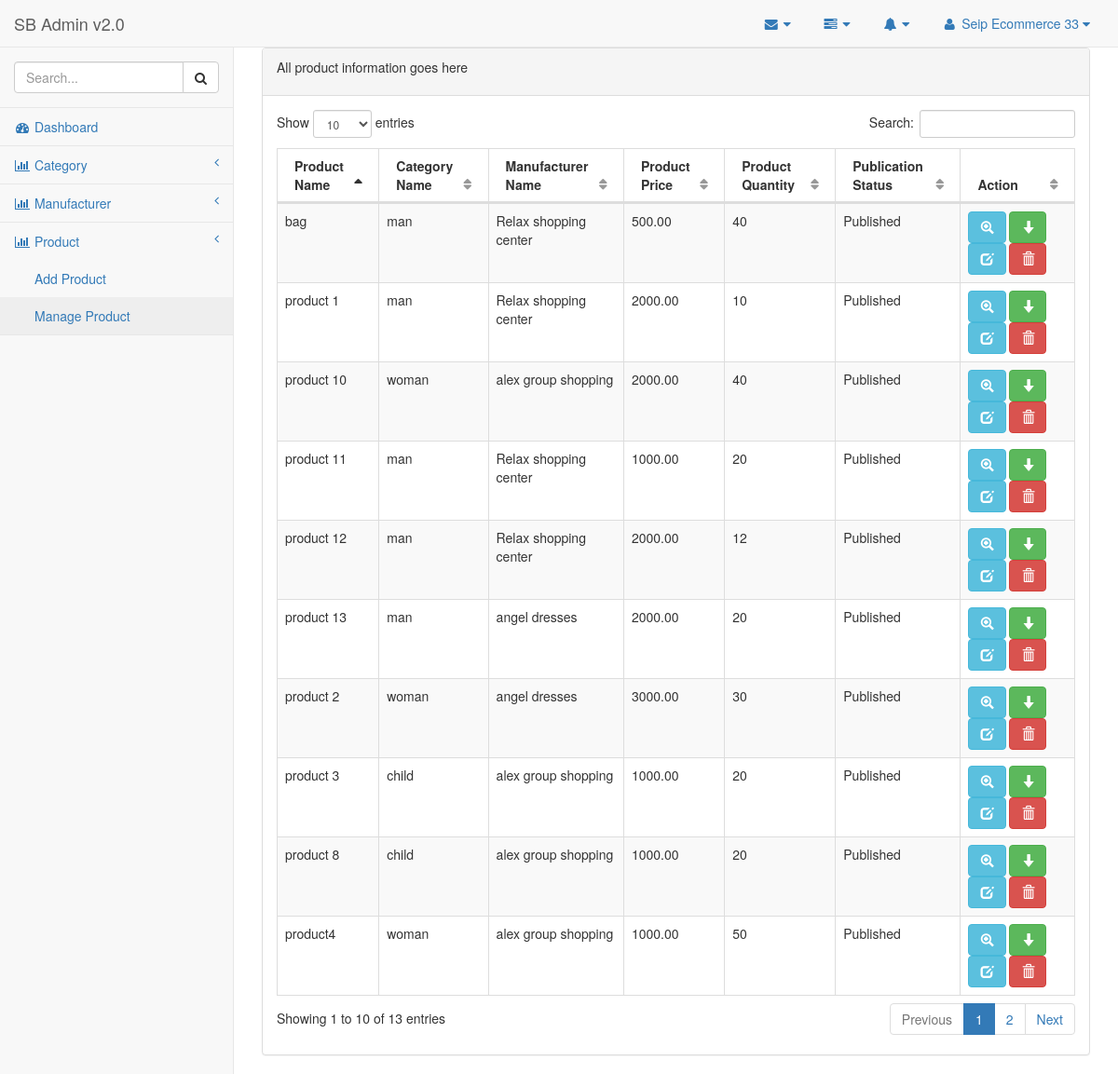
Screenshot of /admin/manage_product.php (signed in) with the database file from the repository.
### tables this page shows
CREATE TABLE `tbl_product` (
  `product_id` int(11) NOT NULL,
  `product_name` varchar(100) NOT NULL,
  `category_id` int(3) NOT NULL,
  `manufacturer_id` int(3) NOT NULL,
  `product_price` float(10,2) NOT NULL,
  `product_quantity` int(5) NOT NULL,
  `product_short_description` text NOT NULL,
  `product_long_description` text NOT NULL,
  `product_image` text NOT NULL,
  `publication_status` tinyint(1) NOT NULL
);

CREATE TABLE `tbl_category` (
  `category_id` int(3) NOT NULL,
  `category_name` varchar(100) NOT NULL,
  `category_description` text NOT NULL,
  `publication_status` tinyint(1) NOT NULL
);

CREATE TABLE `tbl_manufacturer` (
  `manufacturer_id` int(3) NOT NULL,
  `manufacturer_name` varchar(255) NOT NULL,
  `manufacturer_description` text NOT NULL,
  `publication_status` tinyint(1) NOT NULL
);

### admin/manage_product.php (called while the page is built, shortened)
<?php
include './admin_master.php';

### classes/db_connect.php (called while the page is built, shortened)
<?php
class Db_Connect {
    protected function database_connection() {
        $host_name='localhost';
        $user_name='root';
        $password='';
        $db_name='db_dresses_shopping';
        $connection=mysqli_connect($host_name, $user_name, $password, $db_name);
        return $connection;
    }
}

### classes/product.php (called while the page is built, shortened)
<?php
require_once 'db_connect.php';
class product extends Db_Connect {
    protected $link;
    public function __construct() {
        $this->link = $this->database_connection();
    }
    public function select_all_product_info() {
        $sql = "SELECT p.product_id, p.product_name, p.product_price, p.product_quantity, p.publication_status, c.category_name, m.manufacturer_name FROM tbl_product as p, tbl_category as c, tbl_manufacturer as m WHERE p.category_id = c.category_id AND p.manufacturer_id = m.manufacturer_id";
        if (mysqli_query($this->link, $sql)) {
            $query_result = mysqli_query($this->link, $sql);
            return $query_result;
        } else {
            die('Query problem' . mysqli_error($this->link));
        }
    }
}

### admin/pages/manage_product_content.php (the view, shortened to what this page needs)
<?php
$query_result = $obj_product->select_all_product_info();
?>
<div class="row">
    <div class="col-lg-12">
        <div class="panel panel-default">
            <div class="panel-heading">
                All product information goes here
            </div>
            <div class="panel-body">
                <table width="100%" class="table table-striped table-bordered table-hover" id="dataTables-example">
                    <thead>
                        <tr>
                            <th>Product Name</th>
                            <th>Category Name</th>
                            <th>Manufacturer Name</th>
                            <th>Product Price</th>
                            <th>Product Quantity</th>
                            <th>Publication Status</th>
                            <th>Action</th>
                        </tr>
                    </thead>
                    <tbody>
                        <?php while ($product_info = mysqli_fetch_assoc($query_result)) { ?>
                            <tr class="odd gradeX">
                                <td><?php echo $product_info['product_name']; ?></td>
                                <td><?php echo $product_info['category_name']; ?></td>
                                <td><?php echo $product_info['manufacturer_name']; ?></td>
                                <td><?php echo $product_info['product_price']; ?></td>
                                <td><?php echo $product_info['product_quantity']; ?></td>
                                <td><?php
                                    if ($product_info['publication_status'] == 1) {
                                        echo 'Published';
                                    } else {
                                        echo "Unpublished";
                                    }
                                    ?></td>
                                <td class="center">
                                    <a href="view_product.php?id=<?php echo $product_info['product_id']; ?>" class="btn btn-info" title="View">
                                        <span class="glyphicon glyphicon-zoom-in"></span>
                                    </a>
                                    <?php if ($product_info['publication_status'] == 1) { ?>
                                        <a href="?status=unpublished&id=<?php echo $product_info['product_id']; ?>" class="btn btn-success" title="Unpublished">
                                            <span class="glyphicon glyphicon-arrow-down"></span>
                                        </a>
                                    <?php } else { ?>
                                        <a href="?status=published&id=<?php echo $product_info['product_id']; ?>" class="btn btn-danger" title="Published">
                                            <span class="glyphicon glyphicon-arrow-up"></span>
                                        </a>
                                    <?php } ?>
                                    <a href="edit_product.php?id=<?php echo $product_info['product_id']; ?>" class="btn btn-info" title="Edit">
                                        <span class="glyphicon glyphicon-edit"></span>
                                    </a>
                                    <a href="?status=delete&id=<?php echo $product_info['product_id']; ?>" class="btn btn-danger" title="Delete" onclick="return check_delete_status();">
                                        <span class="glyphicon glyphicon-trash"></span>
                                    </a>
                                </td>
                            </tr>
                        <?php } ?>
                    </tbody>
                </table>
            </div>
        </div>
    </div>
</div>

### rows the page displays
tbl_product: product_name "product 1", category.category_name "man", manufacturer.manufacturer_name "Relax shopping center", product_price "2000.00", product_quantity "10", publication_status "Published"
tbl_product: product_name "product 2", category.category_name "woman", manufacturer.manufacturer_name "angel dresses", product_price "3000.00", product_quantity "30", publication_status "Published"
tbl_product: product_name "product 3", category.category_name "child", manufacturer.manufacturer_name "alex group shopping", product_price "1000.00", product_quantity "20", publication_status "Published"
tbl_product: product_name "product4", category.category_name "woman", manufacturer.manufacturer_name "alex group shopping", product_price "1000.00", product_quantity "50", publication_status "Published"
tbl_product: product_name "product 8", category.category_name "child", manufacturer.manufacturer_name "alex group shopping", product_price "1000.00", product_quantity "20", publication_status "Published"
tbl_product: product_name "bag", category.category_name "man", manufacturer.manufacturer_name "Relax shopping center", product_price "500.00", product_quantity "40", publication_status "Published"
tbl_product: product_name "product 10", category.category_name "woman", manufacturer.manufacturer_name "alex group shopping", product_price "2000.00", product_quantity "40", publication_status "Published"
tbl_product: product_name "product 11", category.category_name "man", manufacturer.manufacturer_name "Relax shopping center", product_price "1000.00", product_quantity "20", publication_status "Published"
tbl_product: product_name "product 12", category.category_name "man", manufacturer.manufacturer_name "Relax shopping center", product_price "2000.00", product_quantity "12", publication_status "Published"
tbl_product: product_name "product 13", category.category_name "man", manufacturer.manufacturer_name "angel dresses", product_price "2000.00", product_quantity "20", publication_status "Published"

### other values shown
$_SESSION['admin_name'] "Seip Ecommerce 33"
